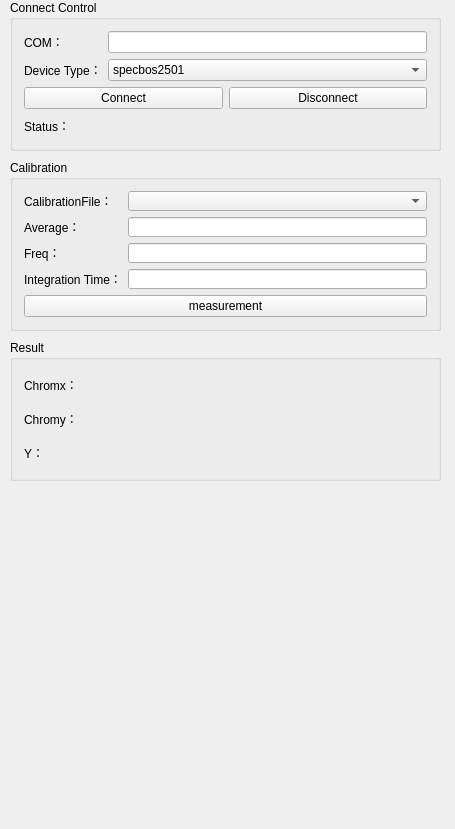
<?xml version="1.0" encoding="UTF-8"?>
<ui version="4.0">
 <class>SpecbosWidgetsClass</class>
 <widget class="QWidget" name="SpecbosWidgetsClass">
  <property name="geometry">
   <rect>
    <x>0</x>
    <y>0</y>
    <width>455</width>
    <height>829</height>
   </rect>
  </property>
  <property name="windowTitle">
   <string>SpecbosWidgets</string>
  </property>
  <widget class="QGroupBox" name="groupBox">
   <property name="geometry">
    <rect>
     <x>10</x>
     <y>0</y>
     <width>431</width>
     <height>151</height>
    </rect>
   </property>
   <property name="title">
    <string>Connect Control</string>
   </property>
   <layout class="QVBoxLayout" name="verticalLayout_4">
    <item>
     <layout class="QFormLayout" name="formLayout_2">
      <item row="0" column="0">
       <widget class="QLabel" name="label_COM">
        <property name="text">
         <string>COM：</string>
        </property>
       </widget>
      </item>
      <item row="0" column="1">
       <widget class="QLineEdit" name="lineEdit_COM"/>
      </item>
      <item row="1" column="0">
       <widget class="QLabel" name="label_10">
        <property name="enabled">
         <bool>true</bool>
        </property>
        <property name="text">
         <string>Device Type：</string>
        </property>
       </widget>
      </item>
      <item row="1" column="1">
       <widget class="QComboBox" name="deviceType">
        <item>
         <property name="text">
          <string>specbos2501</string>
         </property>
        </item>
       </widget>
      </item>
     </layout>
    </item>
    <item>
     <layout class="QHBoxLayout" name="horizontalLayout_9">
      <item>
       <widget class="QPushButton" name="btn_connect">
        <property name="text">
         <string>Connect</string>
        </property>
       </widget>
      </item>
      <item>
       <widget class="QPushButton" name="btn_disconnect">
        <property name="text">
         <string>Disconnect</string>
        </property>
       </widget>
      </item>
     </layout>
    </item>
    <item>
     <layout class="QHBoxLayout" name="horizontalLayout_8" stretch="0,0">
      <item>
       <widget class="QLabel" name="label">
        <property name="text">
         <string>Status：</string>
        </property>
       </widget>
      </item>
      <item>
       <widget class="QLabel" name="label_status">
        <property name="font">
         <font>
          <weight>75</weight>
          <bold>true</bold>
         </font>
        </property>
        <property name="text">
         <string/>
        </property>
       </widget>
      </item>
     </layout>
    </item>
   </layout>
  </widget>
  <widget class="QGroupBox" name="groupBox_2">
   <property name="geometry">
    <rect>
     <x>10</x>
     <y>340</y>
     <width>431</width>
     <height>141</height>
    </rect>
   </property>
   <property name="title">
    <string>Result</string>
   </property>
   <layout class="QVBoxLayout" name="verticalLayout_5">
    <item>
     <layout class="QHBoxLayout" name="horizontalLayout_3">
      <item>
       <widget class="QLabel" name="label_3">
        <property name="text">
         <string>Chromx：</string>
        </property>
       </widget>
      </item>
      <item>
       <widget class="QLabel" name="label_chromx">
        <property name="text">
         <string/>
        </property>
       </widget>
      </item>
     </layout>
    </item>
    <item>
     <layout class="QHBoxLayout" name="horizontalLayout_11">
      <item>
       <widget class="QLabel" name="label_5">
        <property name="text">
         <string>Chromy：</string>
        </property>
       </widget>
      </item>
      <item>
       <widget class="QLabel" name="label_chromy">
        <property name="text">
         <string/>
        </property>
       </widget>
      </item>
     </layout>
    </item>
    <item>
     <layout class="QHBoxLayout" name="horizontalLayout_12" stretch="0,0">
      <item>
       <widget class="QLabel" name="label_7">
        <property name="text">
         <string>Y：</string>
        </property>
       </widget>
      </item>
      <item>
       <widget class="QLabel" name="label_Y">
        <property name="text">
         <string/>
        </property>
       </widget>
      </item>
     </layout>
    </item>
   </layout>
  </widget>
  <widget class="QGroupBox" name="groupBox_3">
   <property name="geometry">
    <rect>
     <x>10</x>
     <y>160</y>
     <width>431</width>
     <height>171</height>
    </rect>
   </property>
   <property name="title">
    <string>Calibration</string>
   </property>
   <layout class="QVBoxLayout" name="verticalLayout_6">
    <item>
     <layout class="QFormLayout" name="formLayout_3">
      <item row="1" column="0">
       <widget class="QLabel" name="label_2">
        <property name="text">
         <string>Average：</string>
        </property>
       </widget>
      </item>
      <item row="1" column="1">
       <widget class="QLineEdit" name="lineEdit_average"/>
      </item>
      <item row="2" column="0">
       <widget class="QLabel" name="label_4">
        <property name="text">
         <string>Freq：</string>
        </property>
       </widget>
      </item>
      <item row="2" column="1">
       <widget class="QLineEdit" name="lineEdit_freq"/>
      </item>
      <item row="3" column="0">
       <widget class="QLabel" name="label_8">
        <property name="text">
         <string>Integration Time：</string>
        </property>
       </widget>
      </item>
      <item row="3" column="1">
       <widget class="QLineEdit" name="lineEdit_fTint"/>
      </item>
      <item row="0" column="0">
       <widget class="QLabel" name="label_9">
        <property name="text">
         <string>CalibrationFile：</string>
        </property>
       </widget>
      </item>
      <item row="0" column="1">
       <widget class="QComboBox" name="comboBox_file"/>
      </item>
     </layout>
    </item>
    <item>
     <widget class="QPushButton" name="btnCalibrate">
      <property name="text">
       <string>measurement</string>
      </property>
     </widget>
    </item>
   </layout>
  </widget>
 </widget>
 <layoutdefault spacing="6" margin="11"/>
 <resources/>
 <connections/>
</ui>
